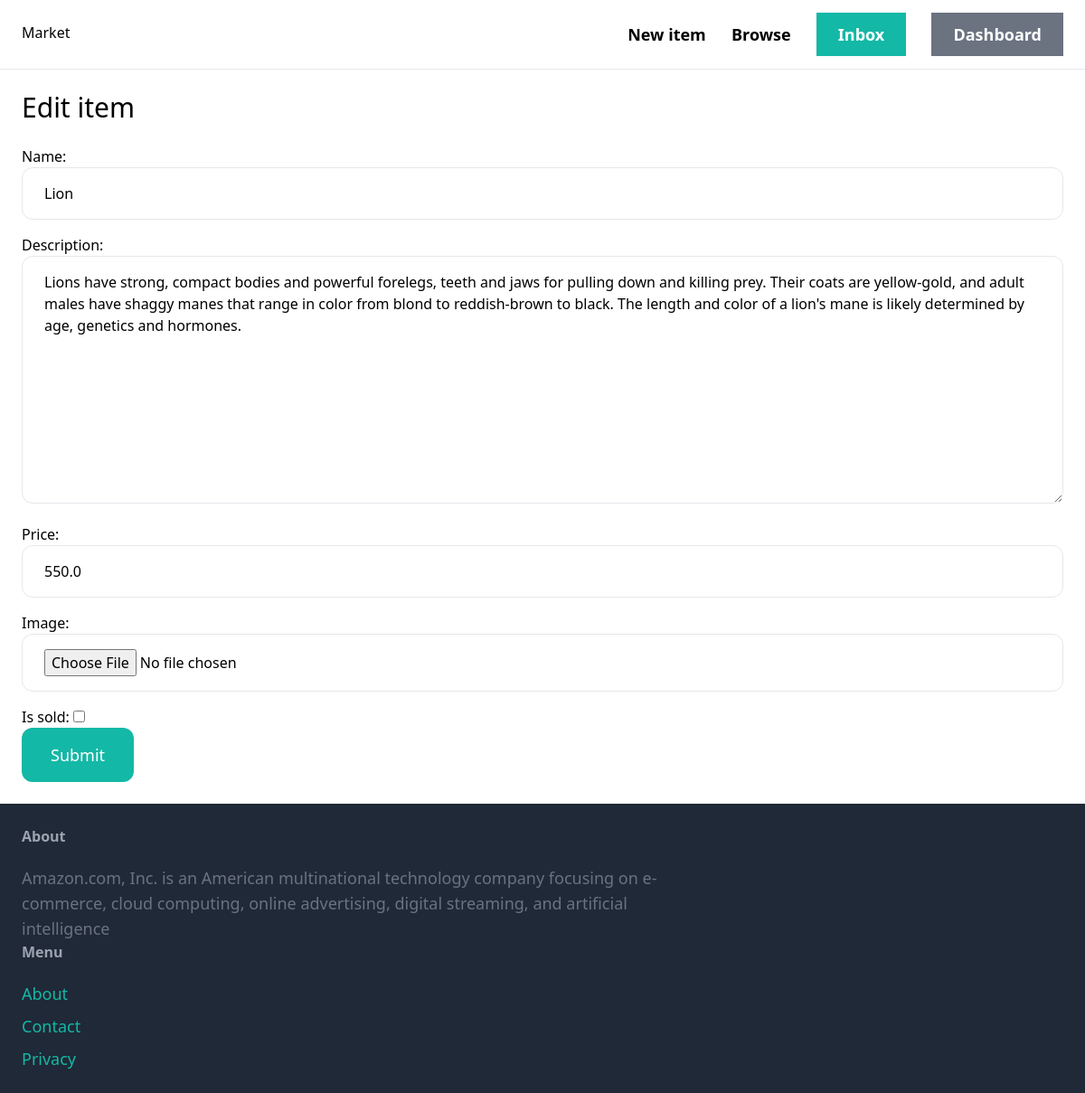
Screenshot of /items/10/edit/ (signed in) with the database file from the repository.
### item/models.py (models this page shows, shortened)
class Item(models.Model):
    category = models.ForeignKey(
        Category, related_name="items", on_delete=models.CASCADE
    )
    name = models.CharField(max_length=300)
    description = models.TextField(blank=True, null=True)
    price = models.FloatField()
    is_sold = models.BooleanField(default=False)
    created_by = models.ForeignKey(User, related_name="items", on_delete=models.CASCADE)
    created_on = models.DateTimeField(auto_now_add=True)
    image = models.ImageField(upload_to="item_images", blank=True, null=True)

### item/views.py (the view)
# urls.py: path("<int:pk>/edit/", item_views.edit, name="edit"),
@login_required
def edit(request, pk):
    item = get_object_or_404(item_models.Item, pk=pk, created_by=request.user)
    if request.method == "POST":
        form = EdittemForm(request.POST, request.FILES, instance=item)
        if form.is_valid():
            form.save()
            return redirect("item:details", pk=item.pk)
    else:
        form = EdittemForm(instance=item)
    return render(request, "item/form.html", {"form": form, "title": "Edit item"})

### item/forms.py
class EdittemForm(forms.ModelForm):
    class Meta:
        model = Item
        fields = ["name", "description", "price", "image", "is_sold"]
        widgets = {
            "category": forms.Select(attrs={"class": INPUT_CLASS}),
            "name": forms.TextInput(attrs={"class": INPUT_CLASS}),
            "description": forms.Textarea(attrs={"class": INPUT_CLASS}),
            "price": forms.TextInput(attrs={"class": INPUT_CLASS}),
            "image": forms.FileInput(attrs={"class": INPUT_CLASS}),
        }

### item/templates/item/form.html (shortened to what this page needs)
{% extends "core/base.html" %}
{% block content %}
    <h1 class="mb-6 text-3xl">{{title}}</h1>
    <form action="." method="POST" enctype="multipart/form-data">
            <div class="space-y-4">
                {{form.as_p}}
            </div>
            <button class="py-4 px-8 text-lg bg-teal-500 hover:bg-teal-700 rounded-xl text-white">Submit</button>
{% endblock %}

### rows the page displays
Item: name "Lion", description "Lions have strong, compact bodies and powerful forelegs, teeth and jaws for pulling down and killing prey. Their coats are yellow-gold, and adult males have shaggy manes that range in color from blond to reddish-brown to black. The length and color of a lion's mane is likely determined by age, genetics and hormones.", price "550.0"

### other values shown
{{ title }} "Edit item"
